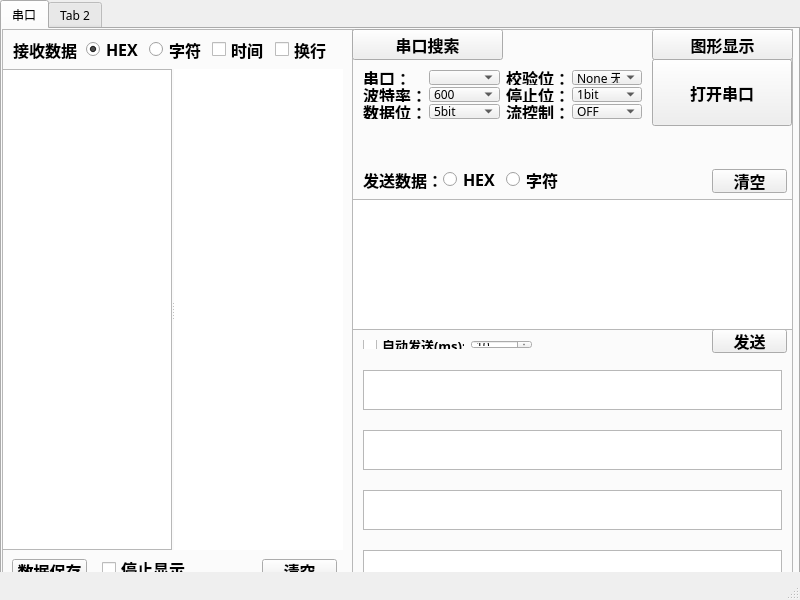
<?xml version="1.0" encoding="UTF-8"?>
<ui version="4.0">
 <class>MainWindow</class>
 <widget class="QMainWindow" name="MainWindow">
  <property name="geometry">
   <rect>
    <x>0</x>
    <y>0</y>
    <width>800</width>
    <height>600</height>
   </rect>
  </property>
  <property name="minimumSize">
   <size>
    <width>800</width>
    <height>600</height>
   </size>
  </property>
  <property name="maximumSize">
   <size>
    <width>800</width>
    <height>600</height>
   </size>
  </property>
  <property name="windowTitle">
   <string>工具箱 @吾乐</string>
  </property>
  <widget class="QWidget" name="centralWidget">
   <widget class="QTabWidget" name="tabWidget">
    <property name="geometry">
     <rect>
      <x>0</x>
      <y>0</y>
      <width>800</width>
      <height>584</height>
     </rect>
    </property>
    <property name="font">
     <font>
      <family>宋体</family>
      <weight>50</weight>
      <bold>false</bold>
     </font>
    </property>
    <property name="mouseTracking">
     <bool>false</bool>
    </property>
    <property name="focusPolicy">
     <enum>Qt::WheelFocus</enum>
    </property>
    <property name="currentIndex">
     <number>0</number>
    </property>
    <widget class="QWidget" name="tab">
     <attribute name="title">
      <string>串口</string>
     </attribute>
     <widget class="QFrame" name="frame">
      <property name="geometry">
       <rect>
        <x>0</x>
        <y>0</y>
        <width>351</width>
        <height>560</height>
       </rect>
      </property>
      <property name="frameShape">
       <enum>QFrame::StyledPanel</enum>
      </property>
      <property name="frameShadow">
       <enum>QFrame::Raised</enum>
      </property>
      <widget class="QWidget" name="horizontalLayoutWidget">
       <property name="geometry">
        <rect>
         <x>0</x>
         <y>0</y>
         <width>341</width>
         <height>41</height>
        </rect>
       </property>
       <layout class="QHBoxLayout" name="horizontalLayout">
        <item>
         <widget class="QLabel" name="label_8">
          <property name="font">
           <font>
            <pointsize>12</pointsize>
            <weight>75</weight>
            <bold>true</bold>
           </font>
          </property>
          <property name="text">
           <string>接收数据：</string>
          </property>
         </widget>
        </item>
        <item>
         <widget class="QRadioButton" name="recHexSel">
          <property name="font">
           <font>
            <pointsize>12</pointsize>
            <weight>75</weight>
            <bold>true</bold>
           </font>
          </property>
          <property name="text">
           <string>HEX</string>
          </property>
          <property name="checked">
           <bool>true</bool>
          </property>
         </widget>
        </item>
        <item>
         <widget class="QRadioButton" name="recCharSel">
          <property name="font">
           <font>
            <pointsize>12</pointsize>
            <weight>75</weight>
            <bold>true</bold>
           </font>
          </property>
          <property name="text">
           <string>字符</string>
          </property>
         </widget>
        </item>
        <item>
         <widget class="QCheckBox" name="timecheck">
          <property name="font">
           <font>
            <pointsize>12</pointsize>
            <weight>75</weight>
            <bold>true</bold>
           </font>
          </property>
          <property name="focusPolicy">
           <enum>Qt::WheelFocus</enum>
          </property>
          <property name="text">
           <string>时间</string>
          </property>
         </widget>
        </item>
        <item>
         <widget class="QCheckBox" name="linecheckBox">
          <property name="font">
           <font>
            <pointsize>12</pointsize>
            <weight>75</weight>
            <bold>true</bold>
           </font>
          </property>
          <property name="text">
           <string>换行</string>
          </property>
         </widget>
        </item>
       </layout>
      </widget>
      <widget class="QPushButton" name="pushButton_2">
       <property name="geometry">
        <rect>
         <x>10</x>
         <y>530</y>
         <width>75</width>
         <height>23</height>
        </rect>
       </property>
       <property name="font">
        <font>
         <pointsize>12</pointsize>
         <weight>75</weight>
         <bold>true</bold>
        </font>
       </property>
       <property name="text">
        <string>数据保存</string>
       </property>
      </widget>
      <widget class="QPushButton" name="RecClrButton">
       <property name="geometry">
        <rect>
         <x>260</x>
         <y>530</y>
         <width>75</width>
         <height>24</height>
        </rect>
       </property>
       <property name="font">
        <font>
         <pointsize>12</pointsize>
         <weight>75</weight>
         <bold>true</bold>
        </font>
       </property>
       <property name="text">
        <string>清空</string>
       </property>
      </widget>
      <widget class="QCheckBox" name="stopDisSelBox">
       <property name="geometry">
        <rect>
         <x>100</x>
         <y>530</y>
         <width>91</width>
         <height>20</height>
        </rect>
       </property>
       <property name="font">
        <font>
         <pointsize>12</pointsize>
         <weight>75</weight>
         <bold>true</bold>
        </font>
       </property>
       <property name="text">
        <string>停止显示</string>
       </property>
      </widget>
      <widget class="QSplitter" name="splitter_rec">
       <property name="geometry">
        <rect>
         <x>0</x>
         <y>40</y>
         <width>341</width>
         <height>481</height>
        </rect>
       </property>
       <property name="sizePolicy">
        <sizepolicy hsizetype="Expanding" vsizetype="Preferred">
         <horstretch>0</horstretch>
         <verstretch>0</verstretch>
        </sizepolicy>
       </property>
       <property name="maximumSize">
        <size>
         <width>584</width>
         <height>481</height>
        </size>
       </property>
       <property name="orientation">
        <enum>Qt::Horizontal</enum>
       </property>
       <property name="opaqueResize">
        <bool>true</bool>
       </property>
       <property name="handleWidth">
        <number>2</number>
       </property>
       <property name="childrenCollapsible">
        <bool>true</bool>
       </property>
       <widget class="QPlainTextEdit" name="ReceiveText">
        <property name="sizePolicy">
         <sizepolicy hsizetype="Expanding" vsizetype="Expanding">
          <horstretch>0</horstretch>
          <verstretch>0</verstretch>
         </sizepolicy>
        </property>
        <property name="minimumSize">
         <size>
          <width>100</width>
          <height>481</height>
         </size>
        </property>
        <property name="maximumSize">
         <size>
          <width>341</width>
          <height>481</height>
         </size>
        </property>
        <property name="sizeIncrement">
         <size>
          <width>0</width>
          <height>0</height>
         </size>
        </property>
        <property name="font">
         <font>
          <pointsize>12</pointsize>
          <kerning>true</kerning>
         </font>
        </property>
        <property name="mouseTracking">
         <bool>false</bool>
        </property>
        <property name="focusPolicy">
         <enum>Qt::WheelFocus</enum>
        </property>
        <property name="contextMenuPolicy">
         <enum>Qt::DefaultContextMenu</enum>
        </property>
        <property name="inputMethodHints">
         <set>Qt::ImhNone</set>
        </property>
        <property name="horizontalScrollBarPolicy">
         <enum>Qt::ScrollBarAsNeeded</enum>
        </property>
        <property name="undoRedoEnabled">
         <bool>true</bool>
        </property>
        <property name="lineWrapMode">
         <enum>QPlainTextEdit::WidgetWidth</enum>
        </property>
        <property name="readOnly">
         <bool>true</bool>
        </property>
        <property name="tabStopWidth">
         <number>80</number>
        </property>
        <property name="cursorWidth">
         <number>1</number>
        </property>
        <property name="textInteractionFlags">
         <set>Qt::TextSelectableByMouse</set>
        </property>
       </widget>
       <widget class="QTextEdit" name="textEdit">
        <property name="maximumSize">
         <size>
          <width>241</width>
          <height>481</height>
         </size>
        </property>
        <property name="frameShape">
         <enum>QFrame::NoFrame</enum>
        </property>
        <property name="readOnly">
         <bool>true</bool>
        </property>
        <property name="textInteractionFlags">
         <set>Qt::NoTextInteraction</set>
        </property>
       </widget>
      </widget>
     </widget>
     <widget class="QFrame" name="frame_2">
      <property name="geometry">
       <rect>
        <x>350</x>
        <y>0</y>
        <width>441</width>
        <height>551</height>
       </rect>
      </property>
      <property name="layoutDirection">
       <enum>Qt::LeftToRight</enum>
      </property>
      <property name="frameShape">
       <enum>QFrame::StyledPanel</enum>
      </property>
      <property name="frameShadow">
       <enum>QFrame::Raised</enum>
      </property>
      <widget class="QPlainTextEdit" name="SendTextEdit">
       <property name="geometry">
        <rect>
         <x>0</x>
         <y>170</y>
         <width>441</width>
         <height>131</height>
        </rect>
       </property>
       <property name="font">
        <font>
         <pointsize>12</pointsize>
         <italic>false</italic>
        </font>
       </property>
       <property name="mouseTracking">
        <bool>false</bool>
       </property>
       <property name="focusPolicy">
        <enum>Qt::WheelFocus</enum>
       </property>
       <property name="acceptDrops">
        <bool>false</bool>
       </property>
       <property name="textInteractionFlags">
        <set>Qt::TextEditorInteraction</set>
       </property>
      </widget>
      <widget class="QWidget" name="horizontalLayoutWidget_2">
       <property name="geometry">
        <rect>
         <x>0</x>
         <y>130</y>
         <width>222</width>
         <height>41</height>
        </rect>
       </property>
       <layout class="QHBoxLayout" name="horizontalLayout_2">
        <item>
         <widget class="QLabel" name="label_7">
          <property name="font">
           <font>
            <family>宋体</family>
            <pointsize>12</pointsize>
            <weight>75</weight>
            <bold>true</bold>
           </font>
          </property>
          <property name="text">
           <string>发送数据：</string>
          </property>
         </widget>
        </item>
        <item>
         <widget class="QRadioButton" name="sendHexSel">
          <property name="font">
           <font>
            <pointsize>12</pointsize>
            <weight>75</weight>
            <bold>true</bold>
           </font>
          </property>
          <property name="text">
           <string>HEX</string>
          </property>
         </widget>
        </item>
        <item>
         <widget class="QRadioButton" name="sendCharSel">
          <property name="font">
           <font>
            <pointsize>12</pointsize>
            <weight>75</weight>
            <bold>true</bold>
           </font>
          </property>
          <property name="text">
           <string>字符</string>
          </property>
         </widget>
        </item>
       </layout>
      </widget>
      <widget class="QPushButton" name="pushButton">
       <property name="geometry">
        <rect>
         <x>360</x>
         <y>140</y>
         <width>75</width>
         <height>24</height>
        </rect>
       </property>
       <property name="font">
        <font>
         <pointsize>12</pointsize>
         <weight>75</weight>
         <bold>true</bold>
        </font>
       </property>
       <property name="text">
        <string>清空</string>
       </property>
      </widget>
      <widget class="QWidget" name="verticalLayoutWidget">
       <property name="geometry">
        <rect>
         <x>0</x>
         <y>330</y>
         <width>441</width>
         <height>221</height>
        </rect>
       </property>
       <layout class="QVBoxLayout" name="verticalLayout">
        <property name="spacing">
         <number>20</number>
        </property>
        <property name="sizeConstraint">
         <enum>QLayout::SetMinimumSize</enum>
        </property>
        <item>
         <widget class="QPlainTextEdit" name="sendTextEdit_1">
          <property name="maximumSize">
           <size>
            <width>439</width>
            <height>40</height>
           </size>
          </property>
          <property name="font">
           <font>
            <pointsize>12</pointsize>
           </font>
          </property>
         </widget>
        </item>
        <item>
         <widget class="QPlainTextEdit" name="sendTextEdit_2">
          <property name="maximumSize">
           <size>
            <width>439</width>
            <height>40</height>
           </size>
          </property>
          <property name="font">
           <font>
            <pointsize>12</pointsize>
           </font>
          </property>
         </widget>
        </item>
        <item>
         <widget class="QPlainTextEdit" name="sendTextEdit_3">
          <property name="maximumSize">
           <size>
            <width>439</width>
            <height>40</height>
           </size>
          </property>
          <property name="font">
           <font>
            <pointsize>12</pointsize>
           </font>
          </property>
         </widget>
        </item>
        <item>
         <widget class="QPlainTextEdit" name="sendTextEdit_4">
          <property name="maximumSize">
           <size>
            <width>439</width>
            <height>40</height>
           </size>
          </property>
          <property name="font">
           <font>
            <pointsize>12</pointsize>
           </font>
          </property>
         </widget>
        </item>
       </layout>
      </widget>
      <widget class="QPushButton" name="sendButton">
       <property name="geometry">
        <rect>
         <x>360</x>
         <y>300</y>
         <width>75</width>
         <height>24</height>
        </rect>
       </property>
       <property name="font">
        <font>
         <pointsize>12</pointsize>
         <weight>75</weight>
         <bold>true</bold>
        </font>
       </property>
       <property name="text">
        <string>发送</string>
       </property>
      </widget>
      <widget class="QWidget" name="horizontalLayoutWidget_4">
       <property name="geometry">
        <rect>
         <x>0</x>
         <y>300</y>
         <width>191</width>
         <height>31</height>
        </rect>
       </property>
       <layout class="QHBoxLayout" name="horizontalLayout_4">
        <item>
         <widget class="QCheckBox" name="autosendBox">
          <property name="font">
           <font>
            <pointsize>10</pointsize>
            <weight>75</weight>
            <italic>false</italic>
            <bold>true</bold>
           </font>
          </property>
          <property name="text">
           <string>自动发送(ms):</string>
          </property>
         </widget>
        </item>
        <item>
         <widget class="QSpinBox" name="sendmsBox">
          <property name="maximum">
           <number>10000</number>
          </property>
          <property name="value">
           <number>10</number>
          </property>
         </widget>
        </item>
       </layout>
      </widget>
      <widget class="QWidget" name="horizontalLayoutWidget_3">
       <property name="geometry">
        <rect>
         <x>0</x>
         <y>30</y>
         <width>301</width>
         <height>71</height>
        </rect>
       </property>
       <layout class="QHBoxLayout" name="horizontalLayout_3">
        <item>
         <layout class="QFormLayout" name="formLayout">
          <property name="sizeConstraint">
           <enum>QLayout::SetDefaultConstraint</enum>
          </property>
          <property name="fieldGrowthPolicy">
           <enum>QFormLayout::AllNonFixedFieldsGrow</enum>
          </property>
          <property name="horizontalSpacing">
           <number>2</number>
          </property>
          <property name="verticalSpacing">
           <number>2</number>
          </property>
          <item row="0" column="0">
           <widget class="QLabel" name="label">
            <property name="font">
             <font>
              <family>宋体</family>
              <pointsize>12</pointsize>
              <weight>75</weight>
              <bold>true</bold>
             </font>
            </property>
            <property name="text">
             <string>串口：</string>
            </property>
           </widget>
          </item>
          <item row="0" column="1">
           <widget class="QComboBox" name="PortBox">
            <property name="editable">
             <bool>false</bool>
            </property>
            <property name="duplicatesEnabled">
             <bool>false</bool>
            </property>
            <property name="frame">
             <bool>true</bool>
            </property>
           </widget>
          </item>
          <item row="1" column="0">
           <widget class="QLabel" name="label_2">
            <property name="font">
             <font>
              <family>宋体</family>
              <pointsize>12</pointsize>
              <weight>75</weight>
              <bold>true</bold>
             </font>
            </property>
            <property name="text">
             <string>波特率：</string>
            </property>
           </widget>
          </item>
          <item row="1" column="1">
           <widget class="QComboBox" name="bandrate">
            <item>
             <property name="text">
              <string>600</string>
             </property>
            </item>
            <item>
             <property name="text">
              <string>1200</string>
             </property>
            </item>
            <item>
             <property name="text">
              <string>2400</string>
             </property>
            </item>
            <item>
             <property name="text">
              <string>4800</string>
             </property>
            </item>
            <item>
             <property name="text">
              <string>9600</string>
             </property>
            </item>
            <item>
             <property name="text">
              <string>14400</string>
             </property>
            </item>
            <item>
             <property name="text">
              <string>19200</string>
             </property>
            </item>
            <item>
             <property name="text">
              <string>115200</string>
             </property>
            </item>
           </widget>
          </item>
          <item row="2" column="0">
           <widget class="QLabel" name="label_4">
            <property name="font">
             <font>
              <family>宋体</family>
              <pointsize>12</pointsize>
              <weight>75</weight>
              <bold>true</bold>
             </font>
            </property>
            <property name="text">
             <string>数据位：</string>
            </property>
           </widget>
          </item>
          <item row="2" column="1">
           <widget class="QComboBox" name="databox">
            <item>
             <property name="text">
              <string>5bit</string>
             </property>
            </item>
            <item>
             <property name="text">
              <string>6bit</string>
             </property>
            </item>
            <item>
             <property name="text">
              <string>7bit</string>
             </property>
            </item>
            <item>
             <property name="text">
              <string>8bit</string>
             </property>
            </item>
           </widget>
          </item>
         </layout>
        </item>
        <item>
         <layout class="QFormLayout" name="formLayout_2">
          <property name="fieldGrowthPolicy">
           <enum>QFormLayout::AllNonFixedFieldsGrow</enum>
          </property>
          <property name="horizontalSpacing">
           <number>2</number>
          </property>
          <property name="verticalSpacing">
           <number>2</number>
          </property>
          <item row="0" column="0">
           <widget class="QLabel" name="label_3">
            <property name="font">
             <font>
              <family>宋体</family>
              <pointsize>12</pointsize>
              <weight>75</weight>
              <bold>true</bold>
             </font>
            </property>
            <property name="text">
             <string>校验位：</string>
            </property>
           </widget>
          </item>
          <item row="0" column="1">
           <widget class="QComboBox" name="checkbox">
            <item>
             <property name="text">
              <string>None 无</string>
             </property>
            </item>
            <item>
             <property name="text">
              <string>Odd 奇</string>
             </property>
            </item>
            <item>
             <property name="text">
              <string>Even 偶</string>
             </property>
            </item>
           </widget>
          </item>
          <item row="1" column="0">
           <widget class="QLabel" name="label_5">
            <property name="font">
             <font>
              <family>宋体</family>
              <pointsize>12</pointsize>
              <weight>75</weight>
              <bold>true</bold>
             </font>
            </property>
            <property name="text">
             <string>停止位：</string>
            </property>
           </widget>
          </item>
          <item row="1" column="1">
           <widget class="QComboBox" name="stopbox">
            <item>
             <property name="text">
              <string>1bit</string>
             </property>
            </item>
            <item>
             <property name="text">
              <string>1.5bit</string>
             </property>
            </item>
            <item>
             <property name="text">
              <string>2bit</string>
             </property>
            </item>
           </widget>
          </item>
          <item row="2" column="0">
           <widget class="QLabel" name="label_6">
            <property name="font">
             <font>
              <family>宋体</family>
              <pointsize>12</pointsize>
              <weight>75</weight>
              <bold>true</bold>
             </font>
            </property>
            <property name="text">
             <string>流控制：</string>
            </property>
           </widget>
          </item>
          <item row="2" column="1">
           <widget class="QComboBox" name="flowbox">
            <item>
             <property name="text">
              <string>OFF</string>
             </property>
            </item>
            <item>
             <property name="text">
              <string>硬件</string>
             </property>
            </item>
            <item>
             <property name="text">
              <string>XON/XOFF</string>
             </property>
            </item>
           </widget>
          </item>
         </layout>
        </item>
       </layout>
      </widget>
      <widget class="QPushButton" name="OpenButton">
       <property name="geometry">
        <rect>
         <x>300</x>
         <y>30</y>
         <width>140</width>
         <height>67</height>
        </rect>
       </property>
       <property name="font">
        <font>
         <pointsize>12</pointsize>
         <weight>75</weight>
         <bold>true</bold>
        </font>
       </property>
       <property name="text">
        <string>打开串口</string>
       </property>
      </widget>
      <widget class="QPushButton" name="searchbutton">
       <property name="geometry">
        <rect>
         <x>0</x>
         <y>0</y>
         <width>151</width>
         <height>31</height>
        </rect>
       </property>
       <property name="font">
        <font>
         <pointsize>12</pointsize>
         <weight>75</weight>
         <bold>true</bold>
        </font>
       </property>
       <property name="text">
        <string>串口搜索</string>
       </property>
      </widget>
      <widget class="QPushButton" name="pushButton_3">
       <property name="geometry">
        <rect>
         <x>300</x>
         <y>0</y>
         <width>141</width>
         <height>31</height>
        </rect>
       </property>
       <property name="font">
        <font>
         <pointsize>12</pointsize>
         <weight>75</weight>
         <bold>true</bold>
        </font>
       </property>
       <property name="text">
        <string>图形显示</string>
       </property>
      </widget>
      <zorder>horizontalLayoutWidget_2</zorder>
      <zorder>pushButton</zorder>
      <zorder>verticalLayoutWidget</zorder>
      <zorder>sendButton</zorder>
      <zorder>horizontalLayoutWidget_4</zorder>
      <zorder>SendTextEdit</zorder>
      <zorder>horizontalLayoutWidget_3</zorder>
      <zorder>OpenButton</zorder>
      <zorder>searchbutton</zorder>
      <zorder>pushButton_3</zorder>
      <zorder>sendTextEdit_1</zorder>
     </widget>
    </widget>
    <widget class="QWidget" name="tab_2">
     <attribute name="title">
      <string>Tab 2</string>
     </attribute>
    </widget>
   </widget>
   <widget class="QSplitter" name="splitter">
    <property name="geometry">
     <rect>
      <x>0</x>
      <y>0</y>
      <width>0</width>
      <height>0</height>
     </rect>
    </property>
    <property name="orientation">
     <enum>Qt::Horizontal</enum>
    </property>
   </widget>
  </widget>
  <widget class="QStatusBar" name="statusBar">
   <property name="font">
    <font>
     <family>宋体</family>
     <pointsize>12</pointsize>
     <weight>75</weight>
     <bold>true</bold>
    </font>
   </property>
  </widget>
 </widget>
 <layoutdefault spacing="6" margin="11"/>
 <resources/>
 <connections/>
</ui>
